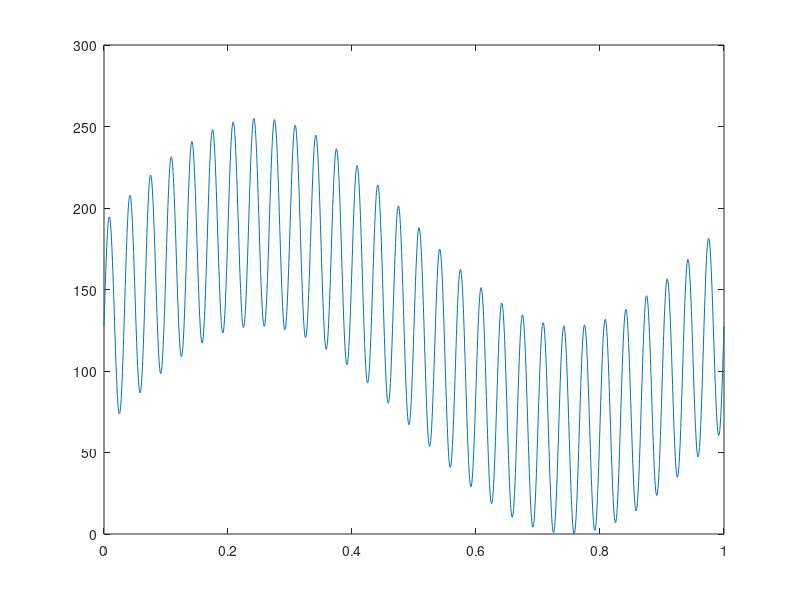

Write the MATLAB code that produced this figure.
t=0:1/2048:1;
y1=sin(2*pi*t);
% subplot(2,1,1);
% plot(t,y1);

y2=sin(2*30*pi*t);
% subplot(2,1,2);
% plot(t,y2);

y3=y1+y2;
y3=((y3+2)/4)*255;
plot(t,y3);
y4=round(y3);

y8 = dec2hex(y4);
hex_cells = cellstr(y8);
string = strcat(',0x', hex_cells);
final_string = [string{:}];
final_string = final_string(2:end);
disp(final_string);
